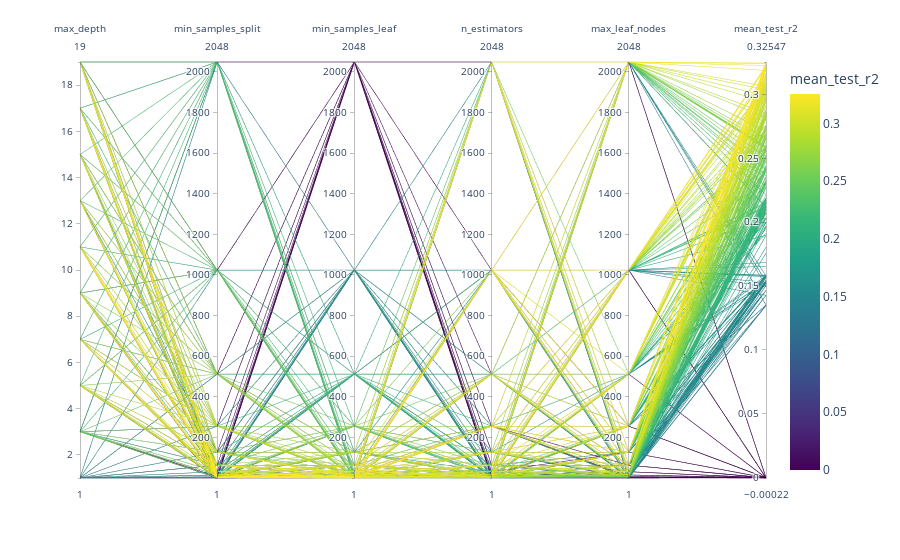

The code cell stored with this chart in its notebook:
### Markdown cell above
O plot acima é iterativo, é possível clicar sobre as colunas para delimitar intravalos de cada parâmetros para a visualização. Limitando a coluna "mean_test_r2", vemos que o modelo atinge melhor desempenho quando o parâmetro _mean_samples_leaf_ está em 35, e o _min_samples_split_ está por volta de 125, com o _max_depth_ em torno de 11.
Isso confirma os resultados acima dos melhores modelos encontrados.

Também é observar o comportamento dos parâmetros indidualmente. Nota-se que a baixas alturas máximas da árvore resultam em um desempenho baixo, assim como, em menor medida, os valores altos dos outros dois parâmetros. Isso deve ocorrer pois, ao limitar uma quantidade mínima de amostra por folhas, também se limita indiretamente a altura da árvore. Quando esse valor é suficientemente alto o desempenho do modelo será próximo ao de uma árvore com altura baixa.

### Code cell
parallel_plot(results,plot_params,"mean_test_r2")

### Figure 1 — Plotly figure (JSON) as saved in the notebook; plotly's stock layout.template omitted (floating-point values rounded to 4 significant figures; data arrays with more than 128 entries replaced by an {"elided": "..."} marker saying what was removed)
{"data": [{"dimensions": [{"label": "max_depth", "values": {"elided": "500 int values"}}, {"label": "min_samples_split", "values": {"elided": "500 int values"}}, {"label": "min_samples_leaf", "values": {"elided": "500 int values"}}, {"label": "n_estimators", "values": {"elided": "500 int values"}}, {"label": "max_leaf_nodes", "values": {"elided": "500 int values"}}, {"label": "mean_test_r2", "values": {"elided": "500 float values"}}], "domain": {"x": [0, 1], "y": [0, 1]}, "line": {"color": {"elided": "500 float values"}, "coloraxis": "coloraxis"}, "name": "", "type": "parcoords"}], "layout": {"coloraxis": {"colorbar": {"title": {"text": "mean_test_r2"}}, "colorscale": [[0, "#440154"], [0.1111, "#482878"], [0.2222, "#3e4989"], [0.3333, "#31688e"], [0.4444, "#26828e"], [0.5556, "#1f9e89"], [0.6667, "#35b779"], [0.7778, "#6ece58"], [0.8889, "#b5de2b"], [1, "#fde725"]]}, "legend": {"tracegroupgap": 0}, "margin": {"t": 60}}}
